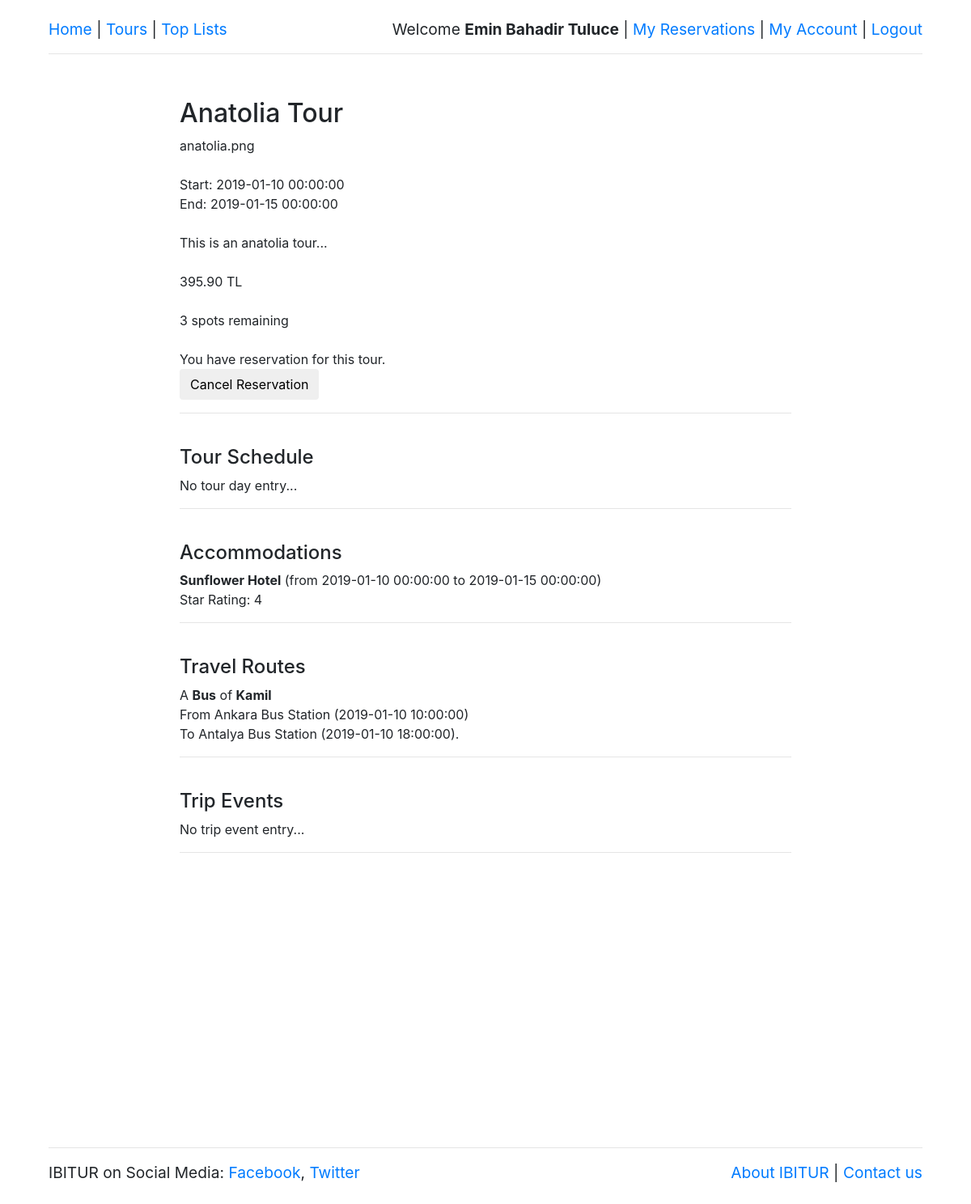
The app's page /website/view_tour.php?id=1 (signed in) with its own data.
### tables this page shows
CREATE TABLE Accommodation (
    ID INTEGER PRIMARY KEY AUTO_INCREMENT,
    tour_ID INTEGER,
    place_ID INTEGER,
    enter_date DATETIME,
    exit_date DATETIME,
    FOREIGN KEY (tour_ID) REFERENCES Tour(ID),
    FOREIGN KEY (place_ID) REFERENCES Hotel(ID)
);

CREATE TABLE Hotel (
    ID INTEGER PRIMARY KEY AUTO_INCREMENT,
    city_ID INTEGER,
    name VARCHAR(45) NOT NULL,
    address VARCHAR(1000),
    star_rating NUMERIC(1,0) DEFAULT 0,
    FOREIGN KEY (city_ID) REFERENCES City(ID)
);

CREATE TABLE TravelRoute (
    ID INTEGER PRIMARY KEY AUTO_INCREMENT,
    vehicle_type VARCHAR(20),
    company_name VARCHAR(20),
    tour_ID INTEGER,
    from_city_ID INTEGER,
    to_city_ID INTEGER,
    dept_address VARCHAR(60),
    dept_time DATETIME,
    arriv_address VARCHAR(60),
    arriv_time DATETIME,
    FOREIGN KEY (tour_ID) REFERENCES Tour(ID),
    FOREIGN KEY (from_city_ID) REFERENCES City(ID),
    FOREIGN KEY (to_city_ID) REFERENCES City(ID)
);

### website/util/session.php (called while the page is built, shortened)
<?php
   if(isset($_SESSION['session_username'])
      && isset($_SESSION['session_fullname'])
      && isset($_SESSION['session_is_staff'])
      && isset($_SESSION['session_id'])) {
      $logged_in = true;
      $current_fullname = $_SESSION['session_fullname'];
      $current_is_staff = $_SESSION['session_is_staff'];
   }
?>

### website/view_tour.php (the view, shortened to what this page needs)
<?php
  include('util/session.php');
  include('util/visuals.php');
?>
<html>
  <head>
    <link rel="stylesheet" href="style/style.css"/>
    <link rel="stylesheet" href="lib/bootstrap.min.css"/>
  </head>
  <body class="content">
    <?php
      if ($logged_in) {
        echo get_header($current_fullname, $current_is_staff);
      } else {
        echo get_header(null, false);
      }
      $tour_found = true;
      $tour_is_cancelled = false;
      if (isset($_GET['id'])) {
        $tour_id = $_GET['id'];
        $tour_preview_query = "SELECT * FROM TourPreview WHERE tour_ID = $tour_id";
        $tour_preview_result = mysqli_query($db, $tour_preview_query);
        if ($tour_preview_result && mysqli_num_rows($tour_preview_result) == 1) {
          $result_row = $tour_preview_result->fetch_assoc();
          $tour_name = $result_row["name"];
          $tour_description = $result_row["description"];
          $tour_image_path = $result_row["image_path"];
          $tour_price = $result_row["price"];
          $tour_start_date = $result_row["start_date"];
          $tour_end_date = $result_row["end_date"];
          $tour_remaining_quota = $result_row["remaining_quota"];
        } else {
          $tour_found = false;
        }
      } else {
        $tour_found = false;
      }
    ?>
    <div class="inner-content">
      <?php
        if (!$tour_found) {
          echo "<h2>The tour is not found.<h2>";
        } else {
          $cancel_indicator = $tour_is_cancelled ? "[CANCELLED]" : "";
          $tour_days = "";
          if ($tour_days == "") {
            $tour_days = "No tour day entry...";
          }
          $tour_accommodations = "";
          $accommodations_query = "SELECT name, enter_date, exit_date, star_rating
            FROM Accommodation, Hotel WHERE Accommodation.tour_ID = $tour_id
            AND Hotel.ID = Accommodation.place_ID;";
          $accommodations_result = mysqli_query($db, $accommodations_query);
          while ($row = $accommodations_result->fetch_assoc()) {
            $name = $row["name"];
            $enter_date = $row["enter_date"];
            $exit_date = $row["exit_date"];
            $star_rating = $row["star_rating"];
            $tour_accommodations .= "
              <div>
                <b>$name</b> (from $enter_date to $exit_date)</b><br>
                Star Rating: $star_rating
              </div>
            ";
          }
          $tour_travel_routes = "";
          $tour_travel_routes_query = "SELECT vehicle_type, company_name,
            arriv_time, arriv_address, dept_time, dept_address FROM TravelRoute
            WHERE tour_ID = $tour_id;";
          $tour_travel_routes_result = mysqli_query($db, $tour_travel_routes_query);
          while ($row = $tour_travel_routes_result->fetch_assoc()) {
            $vehicle_type = $row["vehicle_type"];
            $company_name = $row["company_name"];
            $arriv_time = $row["arriv_time"];
            $arriv_address = $row["arriv_address"];
            $dept_time = $row["dept_time"];
            $dept_address = $row["dept_address"];
            $tour_travel_routes .= "
              <div>
                A <b>$vehicle_type</b> of <b>$company_name</b><br>
                From $dept_address ($dept_time) <br>
                To $arriv_address ($arriv_time). <br>
              </div>
            ";
          }
          $tour_trip_events = "";
          if ($tour_trip_events == "") {
            $tour_trip_events = "No trip event entry...";
          }
          $tour_action = "
            <form action='reserve_tour.php' method='GET'>
              <input type='hidden' name='id' value='$tour_id'>
              <input type='submit' class='btn' value='Make Reservation'>
            </form>";
          if ($logged_in && !$current_is_staff) {
            $reserved_check_query = "SELECT ID FROM Reservation WHERE customer_ID = $current_id AND tour_ID = $tour_id";
            $reserved_check_result = mysqli_query($db, $reserved_check_query);
            if (mysqli_num_rows($reserved_check_result) > 0) {
                $tour_action = "
                  <div>
                    You have reservation for this tour.
                    <form action='cancel_reservation.php' method='POST'>
                      <input type='hidden' name='id' value='$tour_id'>
                      <input type='submit' class='btn' value='Cancel Reservation'>
                    </form>
                  </div>
                ";
            }
          }
          echo "
            <h2>$tour_name $cancel_indicator</h2>
            <div>
              $tour_image_path <br><br>
              Start: $tour_start_date <br>
              End: $tour_end_date <br><br>
              $tour_description <br><br>
              $tour_price TL <br><br>
              $tour_remaining_quota spots remaining <br><br>
              $tour_action
            </div>
            <hr>
            <br>
            <h4>Tour Schedule</h4>
            $tour_days
            <hr>
            <br>
            <h4>Accommodations</h4>
            $tour_accommodations
            <hr>
            <br>
            <h4>Travel Routes</h4>
            $tour_travel_routes
            <hr>
            <br>
            <h4>Trip Events</h4>
            $tour_trip_events
            <hr>
            <br>
          ";
        }
      ?>
    </div>
    <?php
      echo get_footer();
    ?>
  </body>
</html>

### website/util/visuals.php
<?php
  function get_header($username, $is_staff) {
    $part = $is_staff ? "<a href = 'my_tours.php'>My Tours</a>"
        : "<a href = 'my_reservations.php'>My Reservations</a>";
    if ($username != null) {
      $profile_bar =
        "Welcome <b>$username</b> |
        $part |
        <a href = 'my_account.php'>My Account</a> |
        <a href = 'logout.php'>Logout</a>";
    } else {
      $profile_bar =
        "<a href = 'register.php'>Register</a> |
        <a href = 'login.php'>Login</a>";
    }
    return
    "<div class='header'>
      <a href = 'index.php'>Home</a> |
      <a href = 'tour_list.php'>Tours</a> |
      <a href = 'tour_list.php'>Top Lists</a>
      <span class='right'>
        $profile_bar
      </span>
    </div>
    <hr>";
  }
  function get_footer() {
    return
    "<div class='footer'>
      <hr>
      IBITUR on Social Media:
      <a href = '#'>Facebook</a>,
      <a href = '#'>Twitter</a>
      <div class='right'>
        <a href = '#'>About IBITUR</a> |
        <a href = '#'>Contact us</a>
      </div>
    </div>";
  }
?>

### website/style/style.css (style rules this page uses)
.content { margin-left: 5%; margin-right: 5%; }
.right { float: right; }
.header { padding-top: 2%; font-size: larger; }
.footer { margin-top: 30%; margin-bottom: 5%; position:relative; bottom: 0; font-size: larger; }
.inner-content { margin-right: auto; margin-left: auto; margin-top: 5%; width: 70%; }

### records on screen
accommodation: place_ID.name "Sunflower Hotel", enter_date "2019-01-10 00:00:00", exit_date "2019-01-15 00:00:00", place_ID.star_rating "4"
travelroute: vehicle_type "Bus", company_name "Kamil", dept_address "Ankara Bus Station", dept_time "2019-01-10 10:00:00", arriv_address "Antalya Bus Station", arriv_time "2019-01-10 18:00:00"

### other values on screen
$username "Emin Bahadir Tuluce"
$tour_name "Anatolia Tour"
$tour_image_path "anatolia.png"
$tour_start_date "2019-01-10 00:00:00"
$tour_end_date "2019-01-15 00:00:00"
$tour_description "This is an anatolia tour..."
$tour_price "395.90"
$tour_remaining_quota "3"
$tour_days "No tour day entry..."
$tour_trip_events "No trip event entry..."
